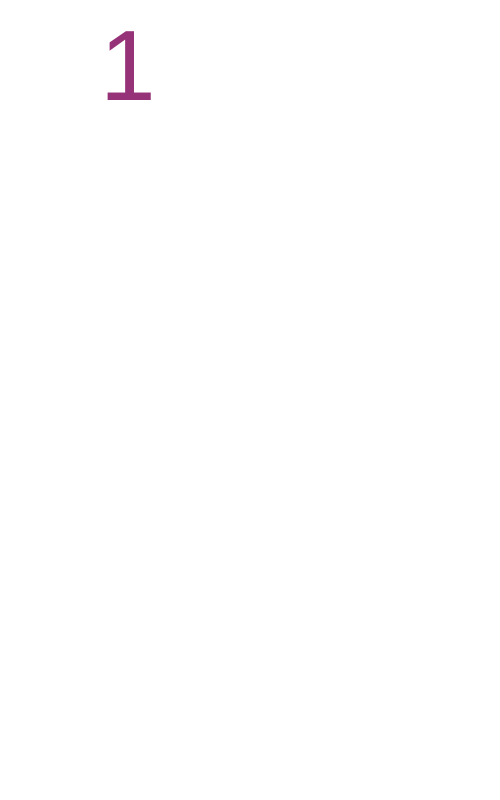
Frame 1 (no input)
Frame 60 (no input): identical to frame 1, image omitted
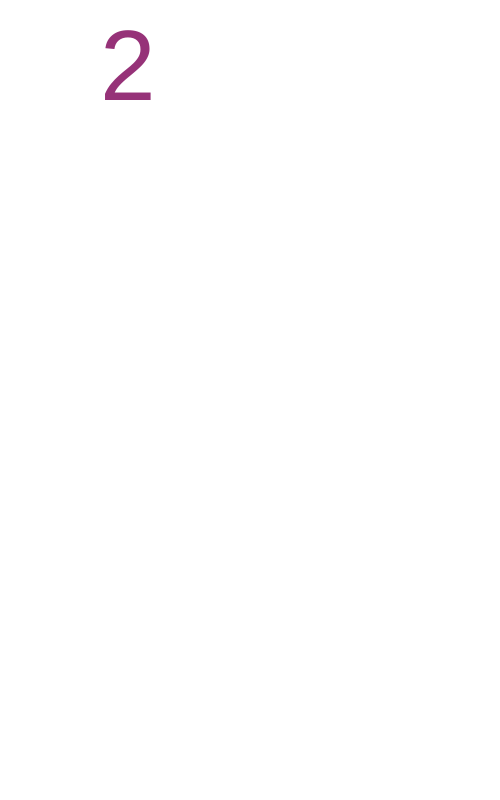
Frame 120 (the mouse pressed at the canvas centre since frame 60)

The p5.js sketch that drew these frames (run headless with seeded random() and noise() and a simulated clock; from frame 60 on, the mouse is pressed at the canvas centre):

// p5.js sketch
// ── sketch.js
var num = 0;
var array = [1, 2, 3, 4, 5];

function setup() {
createCanvas(500,800);

  
}

function draw() {
background(255);
fill(150, 50, 120);
textSize(100);
text(array[num], 100, 100);
}

function mousePressed() {
num = num + 1;

if(num > 4) {
num = 0;
}
}
